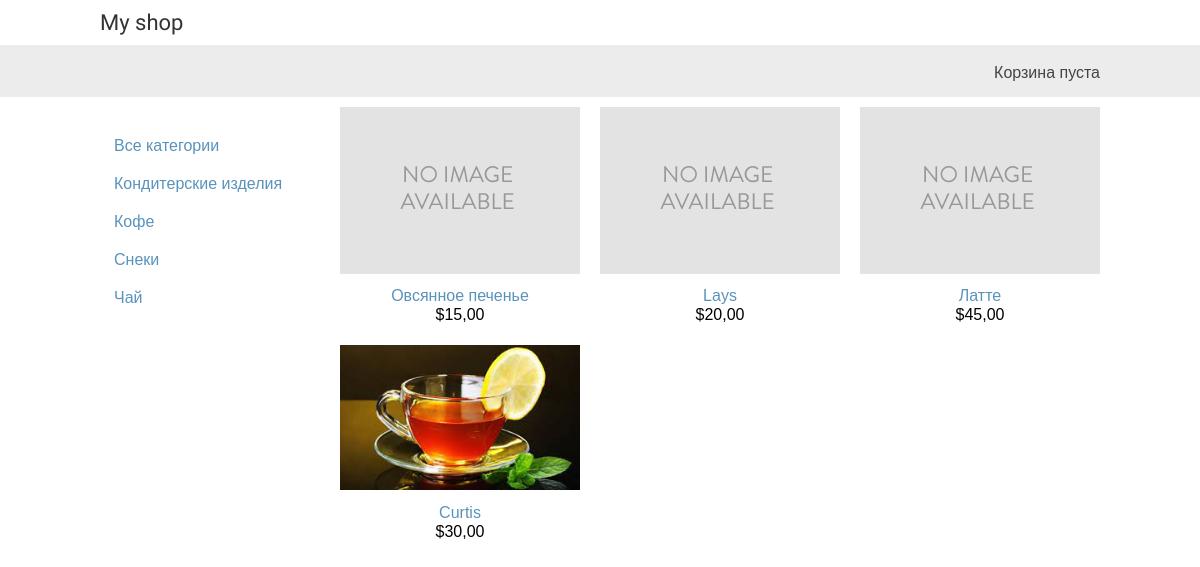
The page / on the database its author committed.
### shop/models.py (models this page shows, shortened)
class Category(models.Model):
    name = models.CharField(max_length=32, verbose_name='Название')
    slug = models.SlugField(max_length=32, verbose_name='Слаг', unique=True)
    class Meta:
        ordering = ['name']
        indexes = [
            models.Index(fields=['name'])
        ]
        verbose_name = 'Category'
        verbose_name_plural = 'Categories'
    def get_absolute_url(self):
        return reverse('shop:product_list_category', args=[self.slug])

class Product(models.Model):
    category = models.ForeignKey(Category, related_name='products', on_delete=models.CASCADE)
    name = models.CharField(max_length=32)
    slug = models.SlugField(max_length=32)
    image = models.ImageField(upload_to='products/%Y/%m/%d', blank=True)
    description = models.TextField(blank=True)
    price = models.DecimalField(max_digits=10, decimal_places=2)
    available = models.BooleanField(default=True)
    created = models.DateTimeField(auto_now_add=True)
    updated = models.DateTimeField(auto_now=True)
    class Meta:
        ordering = ['-created']
        indexes = [
            models.Index(fields=['id', 'slug']),
            models.Index(fields=['name']),
            models.Index(fields=['-created'])
        ]
    def get_absolute_url(self):
        return reverse('shop:product_detail', args=[self.id, self.slug])

### shop/views.py (the view)
# urls.py: path('', product_list, name='product_list'),
def product_list(request, cat_slug=None):
    category = None
    categories = Category.objects.all()
    products = Product.objects.filter(available=True)
    if cat_slug:
        category = get_object_or_404(Category, slug=cat_slug)
        products = products.filter(category=category)
    context = {'category': category,
               'products': products,
               'categories': categories}
    return render(request, 'shop/product_list.html', context)

### cart/cart.py (called while the page is built)
    def __len__(self):
        return sum(item['quantity'] for item in self.cart.values())

### cart/context_processor.py (called while the page is built)
def cart(request):
    return {'cart': Cart(request)}

### templates/shop/product_list.html (shortened to what this page needs)
{% extends 'base.html' %}
{% load static %}
{% block content %}
<div id="sidebar">
    <ul>
        <li>
            <a href="{% url 'shop:product_list' %}">Все категории</a>
        </li>
        {% for cat in categories %}
            <li>
                <a href="{{ cat.get_absolute_url }}">{{ cat.name }}</a>
            </li>
        {% endfor %}
    </ul>
</div>
<div id="main" class="product-list">
    {% for product in products %}
        <div class="item">
            <a href="{ product.get_absolute_url }">
                <img src="{% if product.image %}{{ product.image.url }}{% else %}{% static 'img/no_image.png' %}{% endif %}" alt="">
            </a>
            <a href="{{ product.get_absolute_url }}">{{ product.name }}</a>
            <br>
            ${{ product.price }}
        </div>
    {% endfor %}
</div>
{% endblock %}

### templates/base.html (shortened to what this page needs)
{% load static %}
<!DOCTYPE html>
<html lang="en">
<head>
    <link rel="stylesheet" href="{% static 'css/style.css' %}">
</head>
<body>
    <div id="header">
        <a href="/" class="logo">My shop</a>
    </div>
    <div id="subheader">
        <div class="cart">
            {% with total_item=cart|length %}
                {% if total_item > 0 %}
                Ваша корзина:
                <a href="{% url 'cart:cart_detail' %}">
                    {{ total_item }}  Товары {{ total_item|pluralize }},
                    ${{ cart.get_total_price }}
                </a>
                {% else %}
                Корзина пуста
                {% endif %}
            {% endwith %}
        </div>
    </div>
    <div id="content">
        {% block content %}
        {% endblock %}
    </div>
</body>
</html>

### static/css/style.css (style rules this page uses)
body { margin:0; padding:0; font-family:helvetica, sans-serif; }
a { text-decoration:none; color:#5993bb; }
#header { padding:10px 100px; font-size:18px; overflow:auto; }
#subheader { background:#ececec; color:#444; padding:15px 100px; overflow:auto; }
#header .logo { font-family: 'Ubuntu', sans-serif; float:left; color:#333; font-size:22px; margin-right:10%; }
#subheader .cart { float:right; padding-top:4px; }
#content { padding:0 100px; overflow:hidden; }
#sidebar { width:220px; padding:30px 20px 0 0; float:left; }
#sidebar ul { margin:0; padding:0; }
#sidebar ul li { margin:0; list-style:none; padding:10px 14px; }
#sidebar ul li a { display:block; }
#main { float:left; width: 96%; margin-right:-220px; overflow:hidden; }
.product-list .item { width:25%; padding:10px 20px 10px 0; float:left; text-align:center; line-height:1.2; }
.product-list .item img { width:100%; margin-bottom:8px; }

### rows shown on the page
Category: name "Кондитерские изделия"
Category: name "Кофе"
Category: name "Снеки"
Category: name "Чай"
Product: name "Овсянное печенье", price "15,00"
Product: name "Lays", price "20,00"
Product: name "Латте", price "45,00"
Product: image (picture), name "Curtis", price "30,00"
